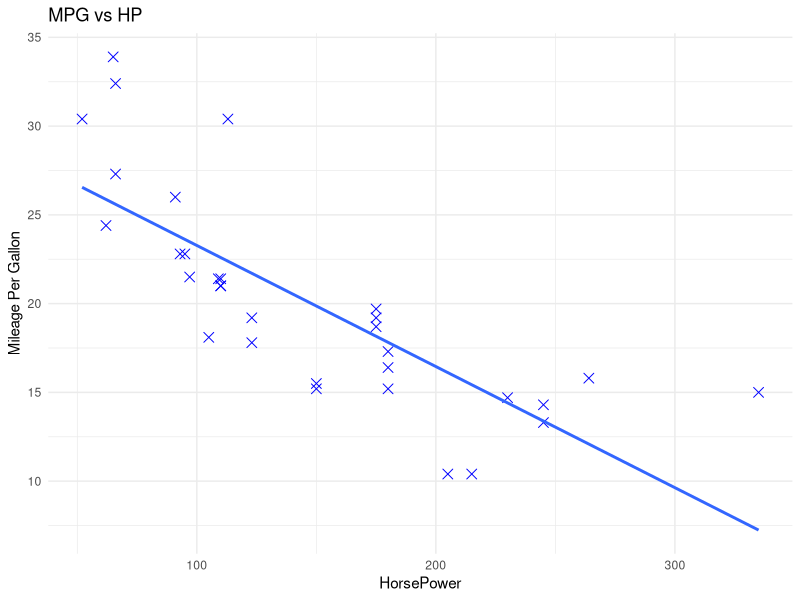

The R script that drew this image:
#Extract a dataset of your choice and compute the correlation between any two variables 
#and visualize the relationship using scatter plot using JMP Pro tool.

data()
mtcars

cor(mtcars$mpg,mtcars$hp)

#install.packages("ggplot2")
library(ggplot2)

ggplot(data=mtcars,aes(x=hp,y=mpg))+
         geom_point(shape=4,size=3,color="blue")+
         geom_smooth(method="lm",se=FALSE)+
         labs(title="MPG vs HP",
              x="HorsePower",
              y="Mileage Per Gallon")+
         theme_minimal()